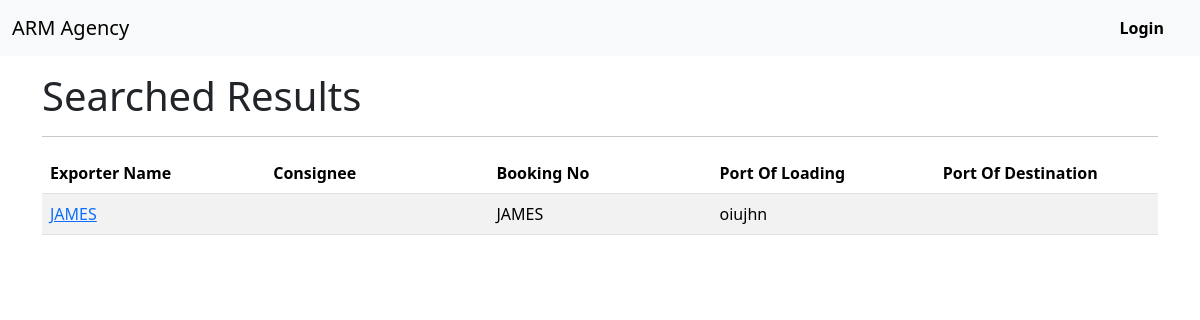
The app's page /jobBOL/list/search/, older data.
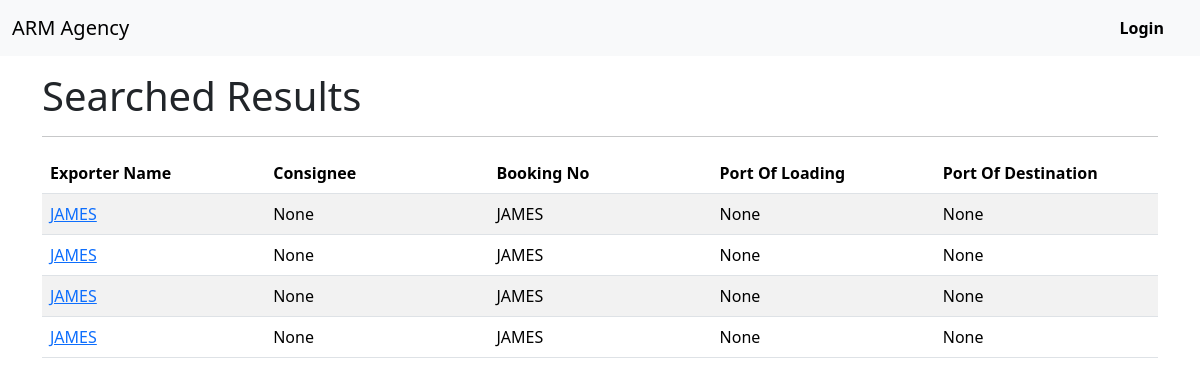
The same page, newer data.
### jobBOL/models.py (models this page shows, shortened)
class BolModel(models.Model):
    index = models.ForeignKey(DataOfJob, on_delete=models.CASCADE, primary_key=True)
    jobNumber = models.IntegerField(blank=True, null=True)
    exporterName = models.CharField(blank=True, null=True, max_length=255)
    exporterAddress = models.CharField(max_length=255, blank=True)
    gstin = models.CharField(blank=True, null=True, max_length=255)
    consignee = models.CharField(blank=True, null=True, max_length=255)
    notifyDelivery = models.CharField(blank=True, null=True, max_length=255)
    bookingNum = models.CharField(blank=True, null=True, max_length=255)
    shippingLine = models.CharField(blank=True, null=True, max_length=255)
    armAddress = models.CharField(blank=True, null=True, max_length=255, default='48, District Shopping Center underground Saraswati Nagar, Pali Road, Jodhpur')
    initialCarriage_mode = models.CharField(blank=True, null=True, max_length=255)
    placeOfReceiptOfGood = models.CharField(blank=True, null=True, max_length=255)
    vesselName = models.CharField(blank=True, null=True, max_length=255)
    portOfLoading = models.CharField(blank=True, null=True, max_length=255)
    portOfDestination = models.CharField(blank=True, null=True, max_length=255)
    finalDestination = models.CharField(blank=True, null=True, max_length=255)
    marks = models.CharField(max_length=255, blank=True, null=True)
    noOfPkgs = models.IntegerField(blank=True, null=True)
    grossWt = models.FloatField(blank=True, null=True)
    netWt = models.FloatField(blank=True, null=True)
    CBM = models.FloatField(blank=True, null=True)
    descriptionOfGood = models.CharField(blank=True, null=True, max_length=255)
    shippingBillNo = models.IntegerField(blank=True, null=True)
    IECno = models.IntegerField(blank=True, null=True)
    invoiceNo = models.CharField(blank=True, null=True, max_length=255)
    hsCode = models.CharField(blank=True, null=True, max_length=255)
    poCode = models.CharField(blank=True, null=True, max_length=255)
    containerNum = models.CharField(blank=True, null=True, max_length=255)
    shippingLineSeal = models.CharField(blank=True, null=True, max_length=255)
    customSeal = models.IntegerField(blank=True, null=True)
    freight = models.CharField(blank=True, null=True, max_length=255)
    dateOfIssue = models.DateField(blank=True, null=True)

### jobBOL/views.py (the view)
# urls.py: path('list/search/', views.search_view, name='search'),
def search_view(request):
    query = request.GET.get('search', '')
    search_fields = [
    'exporterName',
    'consignee',
    'bookingNum',
    'shippingLine',
    'containerNum',
    'portOfLoading',
]
    query_conditions = Q()
    for field in search_fields:
        query_conditions |= Q(**{f'{field}__icontains': query})
    results = BolModel.objects.filter(query_conditions)
    return render(request, 'jobBOL/search.html', {'results': results})

### jobBOL/templates/jobBOL/search.html
{% extends 'base.html' %}
{% block content %}
<h1>Searched Results</h1>
<hr>
    {% if results %}
    <table class="table table-striped">
        <thead>
          <tr>
            <th style="width: 20%;" scope="col ">Exporter Name</th>
            <th style="width: 20%;" scope="col ">Consignee</th>
            <th style="width: 20%;" scope="col ">Booking No</th>
            <th style="width: 20%;" scope="col ">Port Of Loading</th>
            <th style="width: 20%;" scope="col ">Port Of Destination</th>
          </tr>
        </thead>
        <tbody>
            {% for job in results %}
            <tr>
              <td><a href="{% url 'jobBOL:bolDetail' pk=job.pk %}">{{ job.exporterName }}</a></td>
              <td>{{ job.consignee }}</td>
              <td>{{ job.bookingNum }}</td>
              <td>{{ job.portOfLoading }}</td>
              <td>{{ job.portOfDestination }}</td>
            </tr>
            {% endfor %}
        </tbody>
    </table>
    {% else %}
        <p>No results found.</p>
    {% endif %}
{% endblock %}

Row changes from the older to the newer data that the page shows:
changed BolModel (number 1 of 4 on the later page): consignee (not shown) → "None"; portOfLoading "oiujhn" → "None"; portOfDestination (not shown) → "None"
added BolModel: exporterName "JAMES", consignee "None", bookingNum "JAMES", portOfLoading "None", portOfDestination "None"
added BolModel: exporterName "JAMES", consignee "None", bookingNum "JAMES", portOfLoading "None", portOfDestination "None"
added BolModel: exporterName "JAMES", consignee "None", bookingNum "JAMES", portOfLoading "None", portOfDestination "None"
